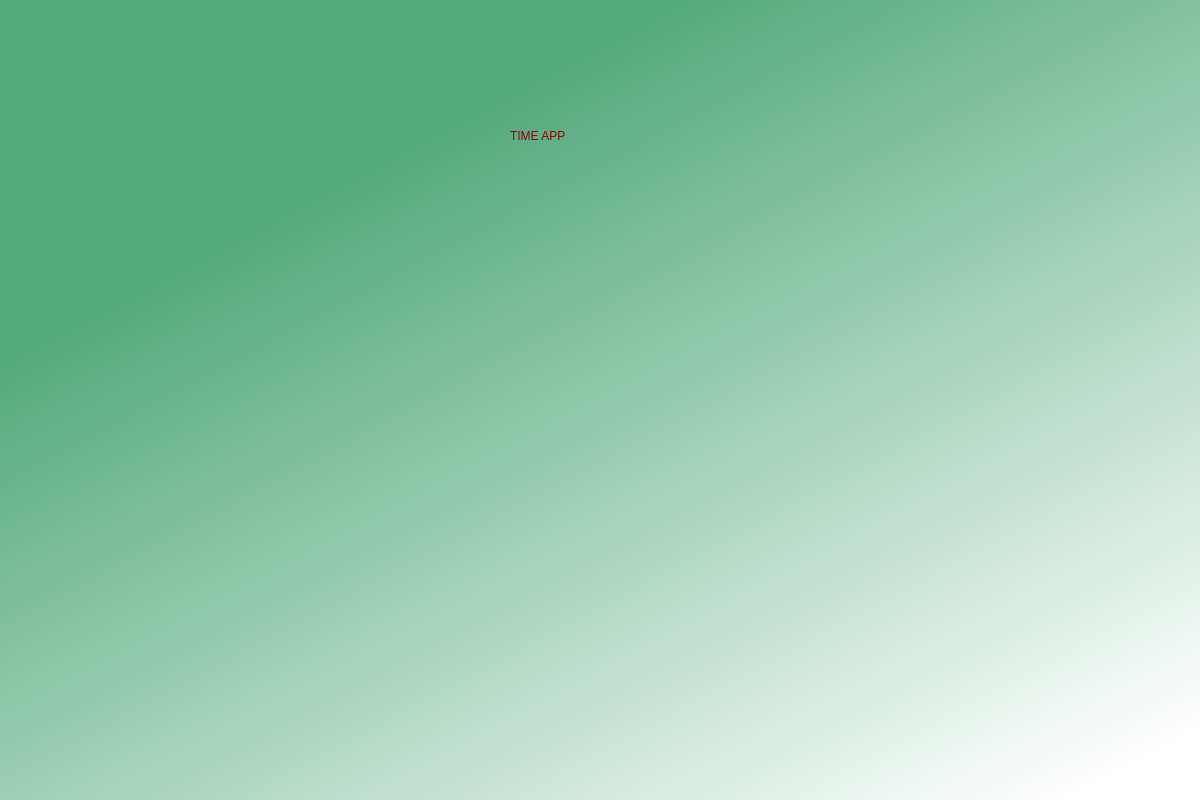
<?xml version="1.0" encoding="UTF-8"?>
<ui version="4.0">
 <class>Dialog</class>
 <widget class="QDialog" name="Dialog">
  <property name="geometry">
   <rect>
    <x>0</x>
    <y>0</y>
    <width>1200</width>
    <height>800</height>
   </rect>
  </property>
  <property name="windowTitle">
   <string>Dialog</string>
  </property>
  <widget class="QWidget" name="widget" native="true">
   <property name="geometry">
    <rect>
     <x>0</x>
     <y>0</y>
     <width>1200</width>
     <height>800</height>
    </rect>
   </property>
   <property name="styleSheet">
    <string notr="true">QWidget#widget{
background-color:qlineargradient(spread:pad, x1:0.323383, y1:0.199, x2:0.935, y2:0.960227, stop:0 rgba(85, 170, 127, 255), stop:1 rgba(255, 255, 255, 255))
}</string>
   </property>
   <widget class="QLabel" name="label">
    <property name="geometry">
     <rect>
      <x>220</x>
      <y>350</y>
      <width>781</width>
      <height>221</height>
     </rect>
    </property>
    <property name="styleSheet">
     <string notr="true">color:rgb(255, 255, 255);

font: 63 36pt &quot;Yu Gothic UI Semibold&quot;;</string>
    </property>
    <property name="text">
     <string/>
    </property>
   </widget>
   <widget class="QLabel" name="label_2">
    <property name="geometry">
     <rect>
      <x>510</x>
      <y>110</y>
      <width>181</width>
      <height>51</height>
     </rect>
    </property>
    <property name="styleSheet">
     <string notr="true">font: 75 24pt &quot;Myanmar Text&quot;;
color:rgb(147, 0, 0)</string>
    </property>
    <property name="text">
     <string>TIME APP</string>
    </property>
   </widget>
  </widget>
 </widget>
 <resources/>
 <connections/>
</ui>
